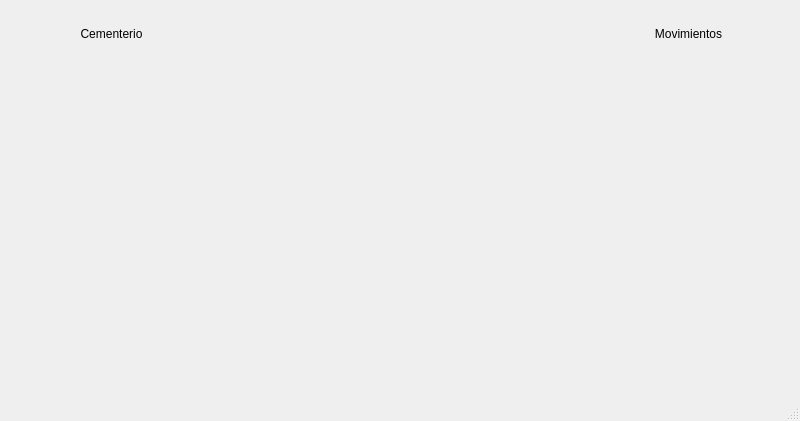
<?xml version="1.0" encoding="UTF-8"?>
<ui version="4.0">
 <class>MainWindow</class>
 <widget class="QMainWindow" name="MainWindow">
  <property name="geometry">
   <rect>
    <x>0</x>
    <y>0</y>
    <width>800</width>
    <height>421</height>
   </rect>
  </property>
  <property name="windowTitle">
   <string>MainWindow</string>
  </property>
  <widget class="QWidget" name="centralwidget">
   <layout class="QHBoxLayout" name="horizontalLayout">
    <item>
     <widget class="QWidget" name="widget" native="true">
      <layout class="QVBoxLayout" name="verticalLayout">
       <item>
        <widget class="QWidget" name="widget_4" native="true">
         <layout class="QHBoxLayout" name="horizontalLayout_2">
          <item>
           <widget class="QLabel" name="label">
            <property name="text">
             <string>Cementerio</string>
            </property>
            <property name="alignment">
             <set>Qt::AlignCenter</set>
            </property>
           </widget>
          </item>
         </layout>
        </widget>
       </item>
       <item>
        <spacer name="verticalSpacer">
         <property name="orientation">
          <enum>Qt::Vertical</enum>
         </property>
         <property name="sizeHint" stdset="0">
          <size>
           <width>20</width>
           <height>40</height>
          </size>
         </property>
        </spacer>
       </item>
       <item>
        <widget class="QWidget" name="widget_5" native="true"/>
       </item>
      </layout>
     </widget>
    </item>
    <item>
     <widget class="Board" name="widget_3" native="true">
      <property name="minimumSize">
       <size>
        <width>360</width>
        <height>360</height>
       </size>
      </property>
     </widget>
    </item>
    <item>
     <widget class="QWidget" name="widget_2" native="true">
      <layout class="QVBoxLayout" name="verticalLayout_2">
       <item>
        <widget class="QWidget" name="widget_6" native="true">
         <layout class="QHBoxLayout" name="horizontalLayout_3">
          <item>
           <widget class="QLabel" name="label_2">
            <property name="text">
             <string>Movimientos</string>
            </property>
            <property name="alignment">
             <set>Qt::AlignCenter</set>
            </property>
           </widget>
          </item>
         </layout>
        </widget>
       </item>
       <item>
        <spacer name="verticalSpacer_2">
         <property name="orientation">
          <enum>Qt::Vertical</enum>
         </property>
         <property name="sizeHint" stdset="0">
          <size>
           <width>20</width>
           <height>40</height>
          </size>
         </property>
        </spacer>
       </item>
       <item>
        <widget class="QWidget" name="widget_7" native="true"/>
       </item>
      </layout>
     </widget>
    </item>
   </layout>
  </widget>
  <widget class="QMenuBar" name="menubar">
   <property name="geometry">
    <rect>
     <x>0</x>
     <y>0</y>
     <width>800</width>
     <height>21</height>
    </rect>
   </property>
  </widget>
  <widget class="QStatusBar" name="statusbar"/>
 </widget>
 <customwidgets>
  <customwidget>
   <class>Board</class>
   <extends>QWidget</extends>
   <header>Board.h</header>
   <container>1</container>
  </customwidget>
 </customwidgets>
 <resources/>
 <connections/>
</ui>
